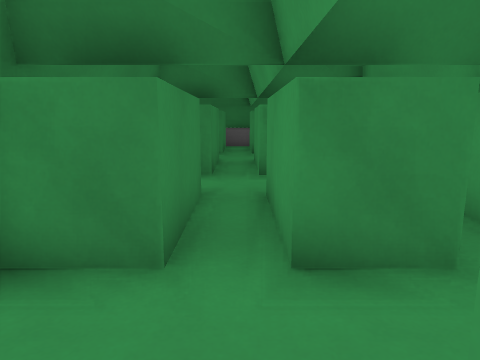
View 1 (above)

15 first-person views from a walk through a level from a Godot 3-D game. The camera is 1.2 m above the floor, tilts 10° down and sees 70° across. The floor is counted in squares, 1 m on a side. Each view is taken from the middle of a square. On the plan, view 1 faces up. The plan holds only what a view shows up to about 14 squares ahead; the rest is blank. The place goes on beyond the plan.

View 2
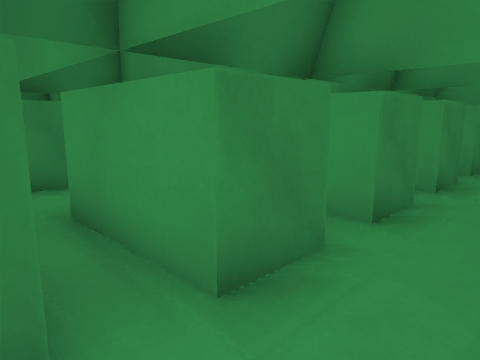

View 3
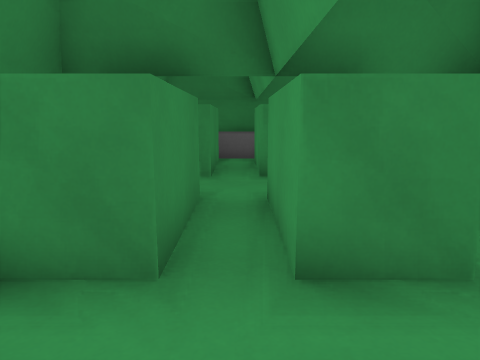

View 4
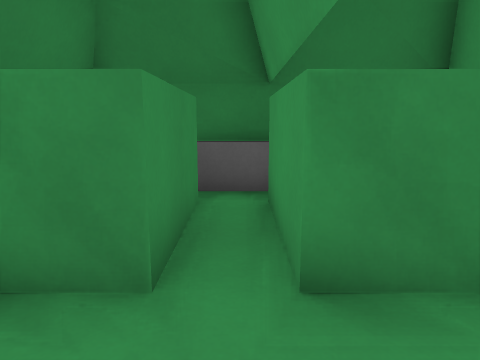

View 5
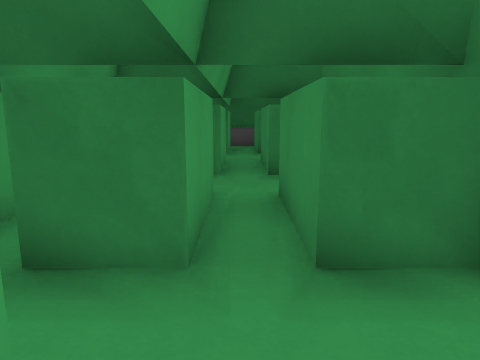

View 6
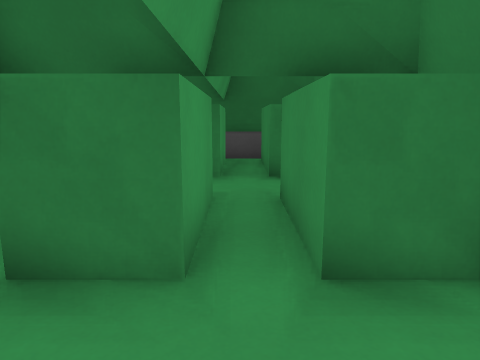

View 7
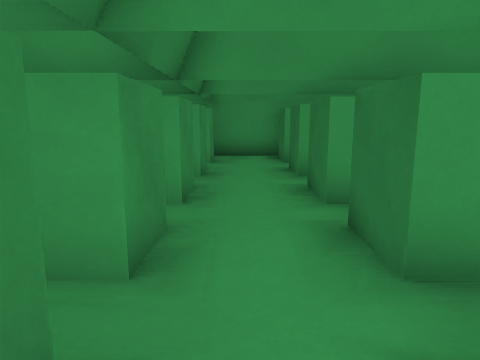

View 8
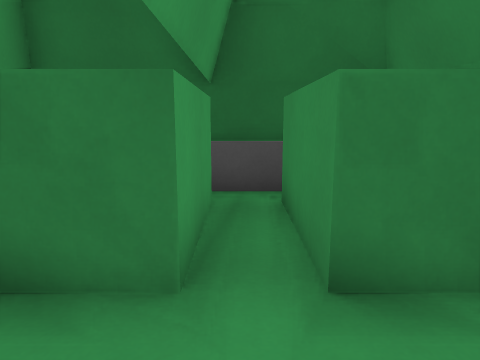

View 9
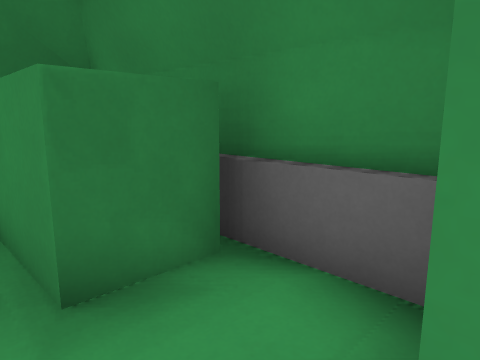

View 10
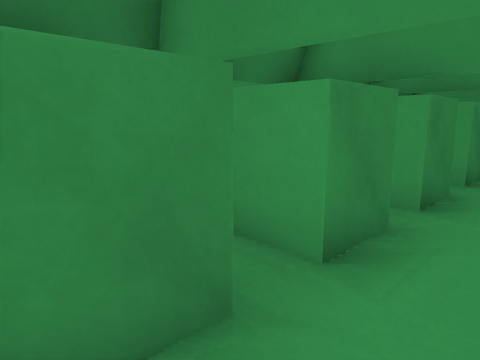

View 11
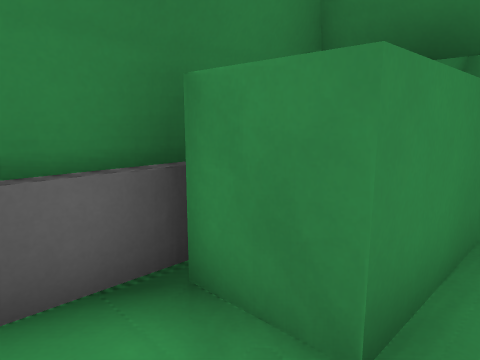

View 12
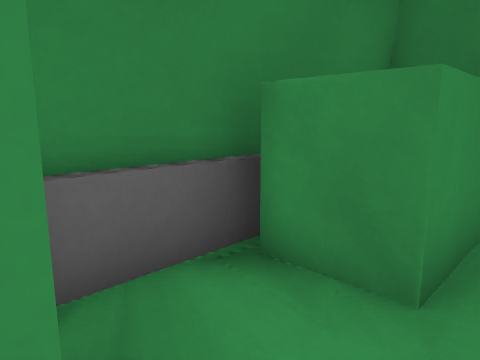

View 13
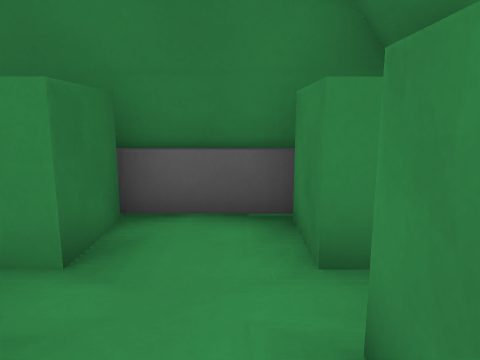

View 14
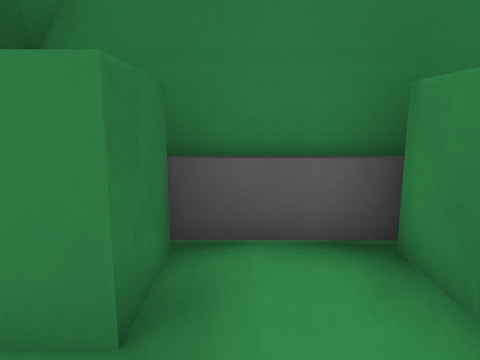

View 15
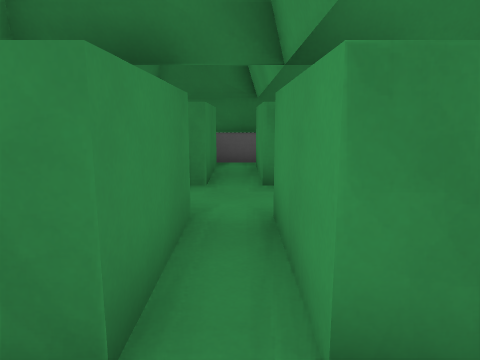

### Floor plan
Key: @ floor where view 1 was taken; # wall or solid block; x gap in a wall; . floor; ^ raised ledge; v drop or lower ground.
Columns run from 3 left of view 1 to 10 right of it. Each row starts with its distance up from view 1.
 16   ###
 15   #.#
 14   #.#
 13  ##.#^
 12 ###...
 11 #....
 10 ###.#
  9  ##.#
  8 ###.^^##^^
  7 #.........
  6 #.....
  5 ###.#x
  4  ##.#v#
  3 ###.#x##^^.^
  2 #..........
  1 #.....
  0 ###@^^
 -1  ##.#
 -2 ###.####x#.#x
 -3 #............#
 -4 ###...##...^x
 -5  ##.#^# ^#
 -6   #.#
 -7   #.#
 -8   ###

Positions as (right, up) in squares from view 1, and headings:
1: (0, 0), facing up
2: (-1, 1), facing up-right
3: (0, 5), facing up
4: (0, 10), facing up
5: (0, 8), facing down
6: (0, 3), facing down
7: (-2, -3), facing right
8: (0, -2), facing down
9: (0, -2), facing down-left
10: (-2, 6), facing up-right
11: (0, 6), facing up-left
12: (0, 10), facing up-left
13: (2, 2), facing left
14: (1, 6), facing left
15: (0, 6), facing up
